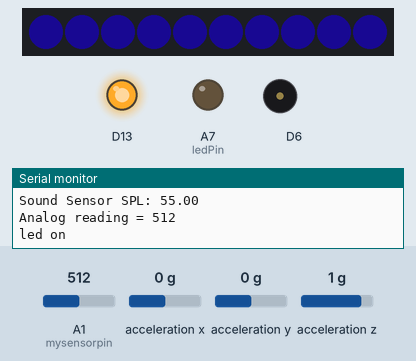
The sketch below on a simulated Adafruit Circuit Playground Express. On the bench: 10 RGB LEDs in strip order, left to right, output pins drawn as LEDs (lit = HIGH), buzzer (waves = sounding), the last lines printed to the serial monitor. Inputs (shaded band) come from the test bench; at power-on: A1 (mysensorpin) = 512, acceleration x 0 g, acceleration y 0 g, acceleration z 1 g. Dim RGB values are drawn brighter than linear.

Above: at 1.9 s.
2.0 s: A1 (mysensorpin) set to 85
4.8 s: A1 (mysensorpin) set to 73
At 6.3 s:
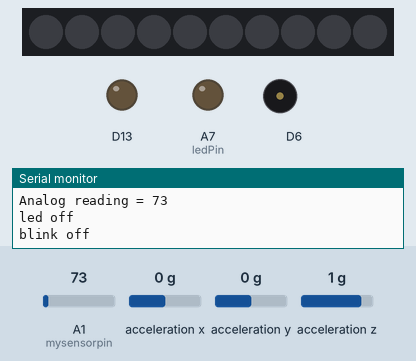
7.0 s: acceleration x set to -1.4 g
At 7.5 s:
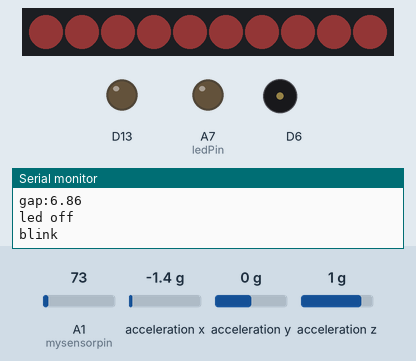
11.3 s: A1 (mysensorpin) set to 90
At 14.0 s:
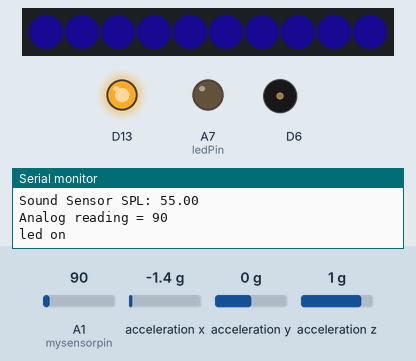
15.6 s: A1 (mysensorpin) set to 70
At 16.8 s:
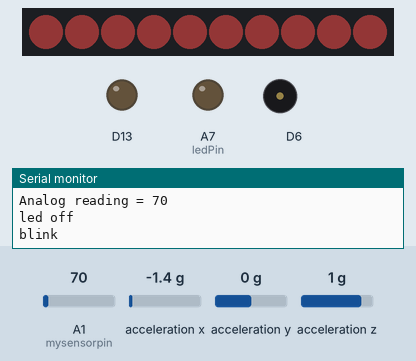
Timing chart, 0 to 18.6 s (numbered marks = the images above; inputs shaded):
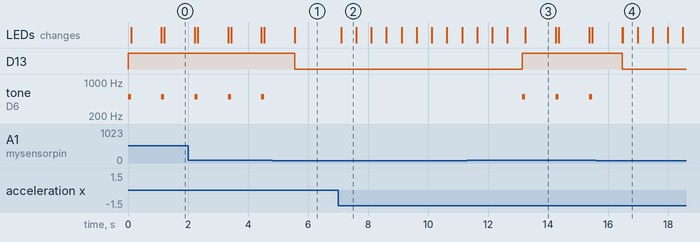

Measured:
- the behaviour switches between 81 and 80 on A1 (mysensorpin) (found by bisection; images 0 and 1)
- after the input at 4.8 s, D13: HIGH → LOW after 0.76 s; tone on D6: stops changing and stays silent
- after the input at 7.0 s, the LEDs: change after 0.11 s (image 2)
- after the input at 11.3 s, D13: LOW → HIGH after 1.8 s; tone on D6: alternates 500 Hz for 0.10 s and silent for 1.0 s, starting after 1.8 s
- after the input at 15.6 s, D13: HIGH → LOW after 0.88 s; tone on D6: stops changing and stays silent; the LEDs: first differ from a run without the input after 0.88 s (image 4)
- by itself, tone on D6: alternates 500 Hz for 0.10 s and silent for 1.0 s
- what the display in image 2 shows lasts 0.5 s, from 7.1 s to 7.6 s

The sketch:

hat4.ino
```cpp
#include <Adafruit_CircuitPlayground.h>
#include <math.h>

float X, Y, Z;
float lastX = 0;
float lastY = 0;
float gap;

float value;
int currentSpeed = 1;
static int speeds[] = { 5, 10, 50, 100 };

bool pressState = false;

int num =2;
int mysensorpin = A1;
int sensorReading;
int ledPin = A7;

void setup() {
  // put your setup code here, to run once:
  CircuitPlayground.begin();
  Serial.begin(9600);
  pinMode(mysensorpin,INPUT);
  pinMode(ledPin, OUTPUT);
}

void loop() {
  // put your main code here, to run repeatedly:
  sensorReading = analogRead(mysensorpin);
  Serial.print("Analog reading = ");
  Serial.println(sensorReading);

  X = CircuitPlayground.motionX();
  Y = CircuitPlayground.motionY();
  Z = CircuitPlayground.motionZ();
//  Serial.print("X: ");
//  Serial.print(X);
//  Serial.print("  Y: ");
//  Serial.print(Y);
//  Serial.print("  Z: ");
//  Serial.println(Z);

  if(X != lastX || Y != lastY){
    gap = (abs(lastX - X) + abs(lastY - Y))/2;
    Serial.print("gap:");
    Serial.println(gap);
    delay(100);
  }
  lastX = X;
  lastY = Y;

/*************** here is the code for sensor***************/
  if(sensorReading > 80){
    Serial.println("led on");
    CircuitPlayground.redLED(HIGH);
    CircuitPlayground.playTone(500, 100);
    pressState = true;
    for(int i=0; i<10; ++i) {
      CircuitPlayground.strip.setPixelColor(i, 37,18,225);
    }
    CircuitPlayground.strip.show();
    delay(1000);
  }else{
    Serial.println("led off");
    CircuitPlayground.redLED(LOW);
    CircuitPlayground.clearPixels();
    pressState = false;
  }

  if (gap >1 && pressState == false){
    Serial.println("blink");
    for (int i=0; i <num; i++){
      for(int i=0; i<10; ++i) {
      CircuitPlayground.strip.setPixelColor(i, 235,89,86);
      }
      CircuitPlayground.strip.show();
      delay(500);
      CircuitPlayground.clearPixels();
      delay(500);
      }
  }else{
    Serial.println("blink off");
    analogWrite(ledPin,0);
  }
 /*************** here is the code for sound detect and neon pixel***************/
 value = CircuitPlayground.mic.soundPressureLevel(10);
 Serial.print("Sound Sensor SPL: ");
 Serial.println(value);
 uint32_t offset = millis() / speeds[currentSpeed];
  if (value > 90){
    for(int i=0; i<10; ++i) {
    CircuitPlayground.strip.setPixelColor(i, CircuitPlayground.colorWheel(((i * 256 / 10) + offset) & 255));
  }
  // Show all the pixels.
  CircuitPlayground.strip.show();
  delay(500);
  }else{
    CircuitPlayground.clearPixels();
  }
}
```
